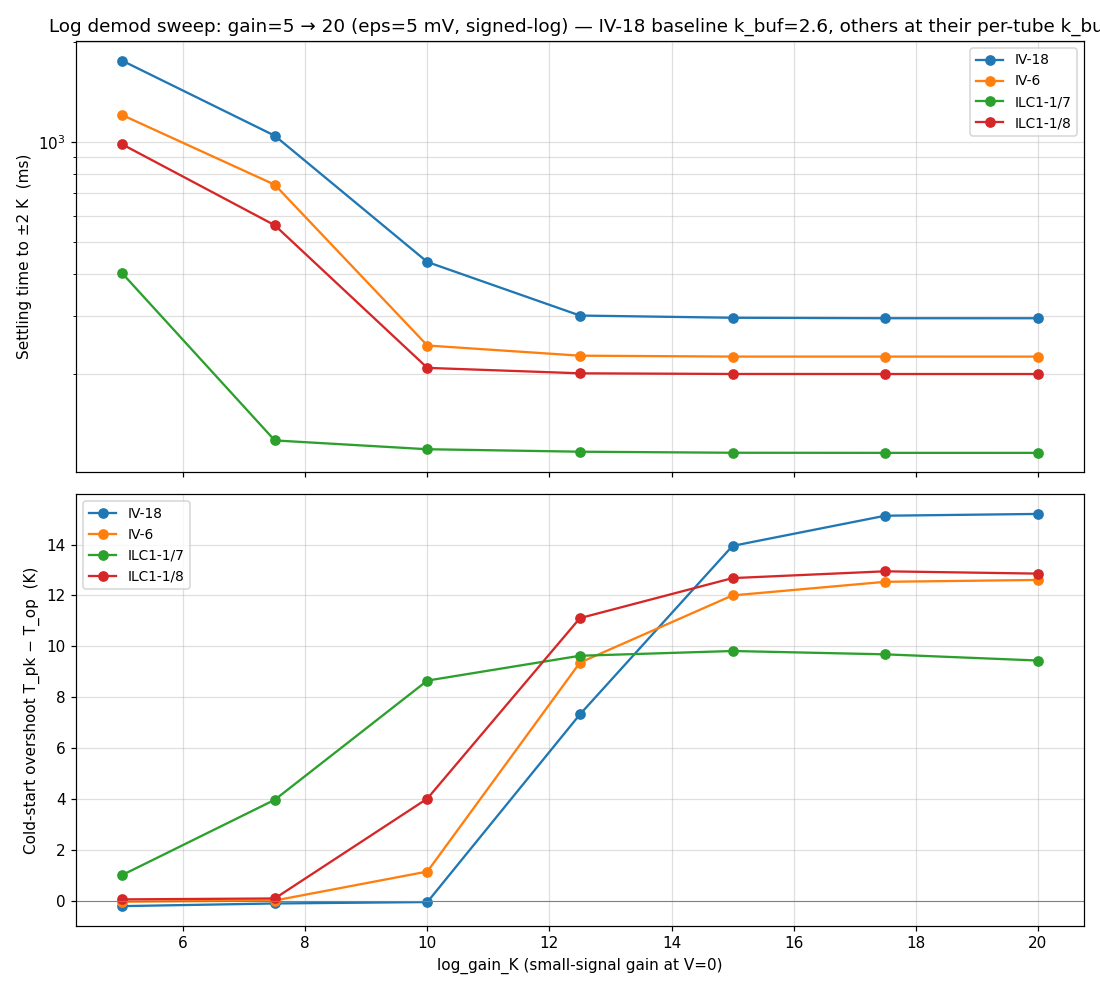

The Python source for this figure:
"""Sweep log_gain_K over [5, 7.5, 10, 12.5, 15, 17.5, 20] on all 4 tubes.

Reuses cached results from earlier runs:
  - IV-18  at gain=5 and 10 (from tune_logdem_gain_iv18.py + check_logdem_4tubes.py)
  - IV-6, ILC1-1/7, ILC1-1/8 at gain=10 (from check_logdem_4tubes.py)

Saves all results to a CSV, then plots settling time and overshoot vs
gain for each tube.
"""
import sys, types, subprocess, time, csv, json
from pathlib import Path
from concurrent.futures import ThreadPoolExecutor
import numpy as np
import matplotlib
matplotlib.use("Agg")
import matplotlib.pyplot as plt

HERE = Path(__file__).resolve().parent
sys.path.insert(0, str(HERE))
import test_closed_loop as tcl
from validate_cap_470nf_iv6max_level1 import swap_to_level1

tcl.T_END = 6.0

# Cached results from earlier sweeps (T_END=6.0, log_demod=True, eps=5mV, nlin=log)
CACHED = [
    # (tube, gain, t_settle_2K_s, T_end_K, T_pk_K, V_int_op_V, V1_mV, H2_pct, H3_pct)
    # IV-18 from tune_logdem_gain_iv18.py (kb=2.6, log eps=5mV)
    ("iv18",    5.0,  1.753, 799.58, 799.78, -1.507,  767, 0.22, 3.01),
    # IV-18 from check_logdem_4tubes.py (kb=2.6, log eps=5mV)
    ("iv18",   10.0,  0.435, 799.73, 799.94, -1.510,  767, 0.57, 3.01),
    # Others from check_logdem_4tubes.py
    ("iv6",    10.0,  0.244, 799.80, 801.14, -1.221,  957, 0.34, 3.03),
    ("ilc11_7",10.0,  0.119, 800.75, 808.65, -0.490, 6229, 0.47, 7.82),
    ("ilc11_8",10.0,  0.209, 799.87, 804.01, -1.116, 1198, 0.32, 3.02),
]

NEW_CASES = []
for tube in ("iv18","iv6","ilc11_7","ilc11_8"):
    for g in (5.0, 7.5, 10.0, 12.5, 15.0, 17.5, 20.0):
        already = any(c[0]==tube and abs(c[1]-g)<0.01 for c in CACHED)
        if not already:
            NEW_CASES.append((tube, g))

print(f"Cached: {len(CACHED)} cases.  New: {len(NEW_CASES)} cases.", flush=True)


def run(case):
    tk, gain = case
    spec = tcl.TUBES[tk]
    mc = {k: spec[k] for k in ("r_amb","sigma_eps_A","c_th","r_top_ref","r_bot_ref","r_sense")}
    mc["t_rail_ramp"] = 100e-6
    mc["log_demod"]  = True
    mc["log_gain_K"] = gain
    mc["v_eps_log"]  = 5e-3
    mc["nonlin_type"]= "log"
    for k in ("booster","ce_buf","mos_buf"):
        if spec.get(k): mc[k] = True
    for k in ("buf_fb1","buf_fb_ap","v_buf","c_ap"):
        if spec.get(k) is not None: mc[k] = spec[k]
    label = f"{tk}_g{gain:.1f}".replace(".","_")
    cir = tcl.WORK / f"sw4_{label}.cir"
    dat = tcl.WORK / f"sw4_{label}.data"
    raw = tcl.make_netlist(dat, v_preset=0.0, t_ramp=0.0, r_int_scale=spec["r_int_scale"], mc=mc)
    if spec.get("mos_buf"):
        raw = swap_to_level1(raw)
    cir.write_text(raw)
    t0 = time.time()
    res = subprocess.run(["ngspice","-b",cir.name], cwd=tcl.WORK, capture_output=True, text=True, timeout=1800)
    wall = time.time() - t0
    if res.returncode != 0:
        return (tk, gain, float("nan"), float("nan"), float("nan"), float("nan"), 0.0, float("nan"), float("nan"))
    d = np.loadtxt(dat)
    t = d[:,0]; T = d[:,17]; v_int = d[:,15]; v_ap_drive = d[:,3]
    T_op = spec["T_op"]
    idx_in_band = np.where(np.abs(T - T_op) < 2)[0]
    t_settle = float(t[idx_in_band[0]]) if len(idx_in_band) else float("nan")
    late = t > t[-1] - 0.1
    T_end = float(np.mean(T[late]))
    T_pk  = float(np.max(T))
    v_int_op = float(np.mean(v_int[late]))
    end_mask = t > t[-1] - 0.2
    ts2 = t[end_mask]; vs2 = v_ap_drive[end_mask]
    dt = 50e-6
    t_u = np.arange(ts2[0], ts2[-1], dt)
    v_u = np.interp(t_u, ts2, vs2); v_u -= v_u.mean()
    N = len(t_u); win = np.hanning(N)
    V = np.fft.rfft(v_u*win) * (2/N) / 0.5
    f = np.fft.rfftfreq(N, dt)
    def mag(f0, bw=20):
        idx = (f > f0-bw) & (f < f0+bw)
        return float(np.max(np.abs(V[idx])))
    h1, h2, h3 = mag(1000), mag(2000), mag(3000)
    try: dat.unlink()
    except OSError: pass
    print(f"  {tk:9s} g={gain:5.2f}  wall={wall:.0f}s  t_set={t_settle*1e3 if not np.isnan(t_settle) else float('nan'):.0f}ms  T_pk={T_pk:.2f}", flush=True)
    return (tk, gain, t_settle, T_end, T_pk, v_int_op, h1*1e3,
            h2/h1*100 if h1>0 else float("nan"),
            h3/h1*100 if h1>0 else float("nan"))


def main():
    print(f"Running {len(NEW_CASES)} new cases (T_END={tcl.T_END}s, log_demod, eps=5mV)...", flush=True)
    with ThreadPoolExecutor(max_workers=4) as ex:
        new_results = list(ex.map(run, NEW_CASES))
    # Combine cached + new
    all_results = list(CACHED) + new_results
    # Save CSV
    csv_path = HERE / "sweep_logdem_gain_4tubes_results.csv"
    with open(csv_path, "w", newline="") as fh:
        w = csv.writer(fh)
        w.writerow(["tube","gain","t_settle_2K_s","T_end_K","T_pk_K","V_int_op_V","V1_mV","H2_pct","H3_pct"])
        for r in all_results:
            w.writerow(r)
    print(f"Wrote {csv_path}", flush=True)

    # Plot per tube: 2 subplots × 4 tubes, settling time and overshoot vs gain
    fig, axes = plt.subplots(2, 1, figsize=(10, 9), sharex=True)
    colors = dict(iv18="C0", iv6="C1", ilc11_7="C2", ilc11_8="C3")
    for tube in ("iv18", "iv6", "ilc11_7", "ilc11_8"):
        T_op = tcl.TUBES[tube]["T_op"]
        rows = sorted([r for r in all_results if r[0] == tube], key=lambda r: r[1])
        if not rows: continue
        gains   = [r[1] for r in rows]
        t_set   = [r[2]*1e3 if not np.isnan(r[2]) else None for r in rows]
        # If t_settle is None (didn't reach band), use NaN
        t_set_plot = [v if v is not None else np.nan for v in t_set]
        over    = [r[4] - T_op for r in rows]
        name = tcl.TUBES[tube]["name"]
        axes[0].plot(gains, t_set_plot, "-o", color=colors[tube], label=name, lw=1.5, markersize=6)
        axes[1].plot(gains, over,        "-o", color=colors[tube], label=name, lw=1.5, markersize=6)
    axes[0].set_ylabel("Settling time to ±2 K  (ms)")
    axes[0].set_title("Log demod sweep: gain=5 → 20 (eps=5 mV, signed-log) — IV-18 baseline k_buf=2.6, others at their per-tube k_buf")
    axes[0].set_yscale("log")
    axes[0].grid(True, which="both", alpha=0.4)
    axes[0].legend(loc="upper right", fontsize=9)
    axes[1].set_ylabel("Cold-start overshoot T_pk − T_op  (K)")
    axes[1].set_xlabel("log_gain_K (small-signal gain at V=0)")
    axes[1].axhline(0, color="0.5", lw=0.7)
    axes[1].grid(True, alpha=0.4)
    axes[1].legend(loc="upper left", fontsize=9)
    fig.tight_layout()
    png_path = HERE / "sweep_logdem_gain_4tubes.png"
    fig.savefig(png_path, dpi=110)
    print(f"Wrote {png_path}", flush=True)


if __name__ == "__main__":
    main()
